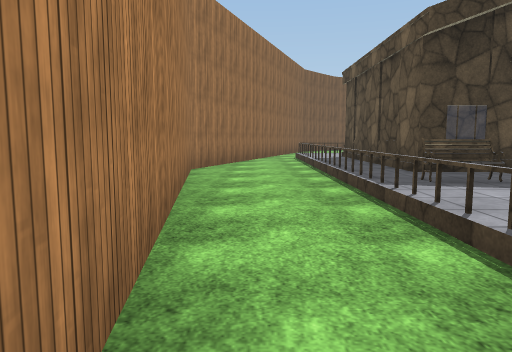
view 1 (above)

17 first-person views from a walk through a Unity game level. The camera is 1.3 m above the floor, tilts 6° down and sees 70° across. The floor is counted in squares, 2 m on a side. Each view is taken from the middle of a square. On the plan, view 1 faces up. The plan holds only what a view shows up to about 11 squares ahead; the rest is blank. The place goes on beyond the plan. The player character is not drawn. Some animated figures are left out. Some surface patterns are stand-ins.

view 2
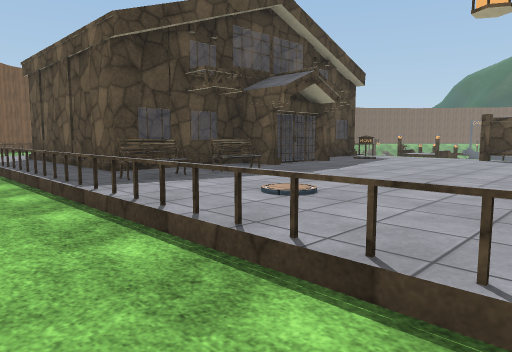

view 3
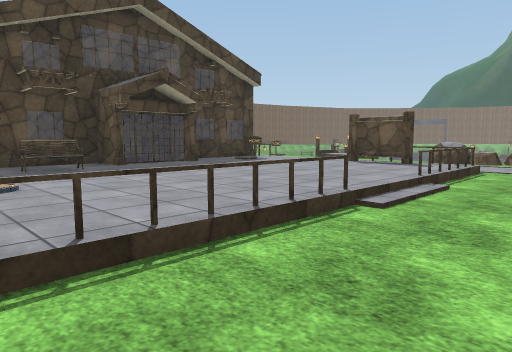

view 4
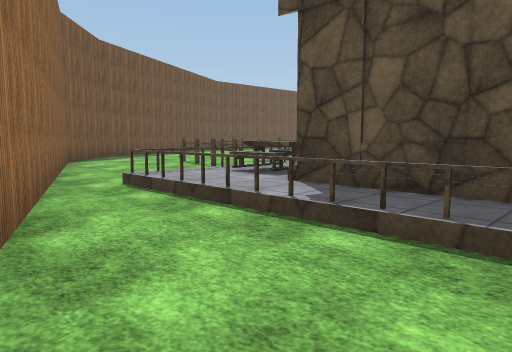

view 5
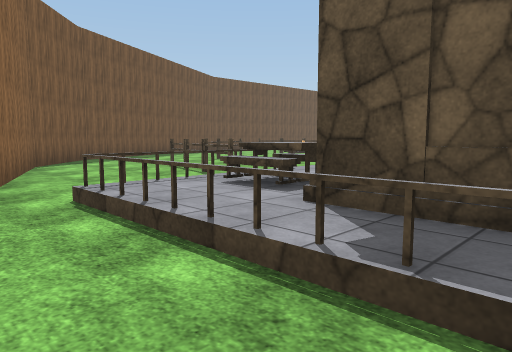

view 6
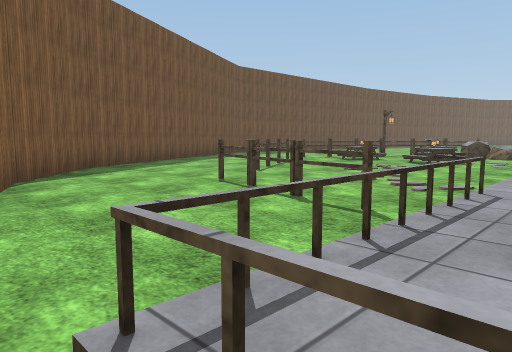

view 7
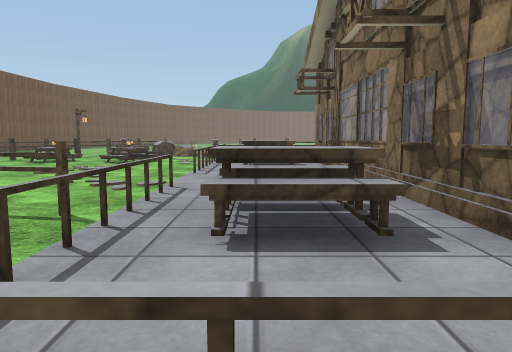

view 8
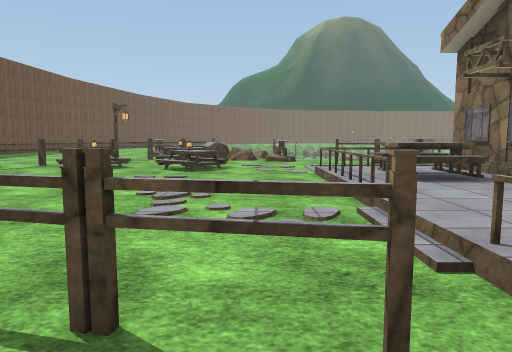

view 9
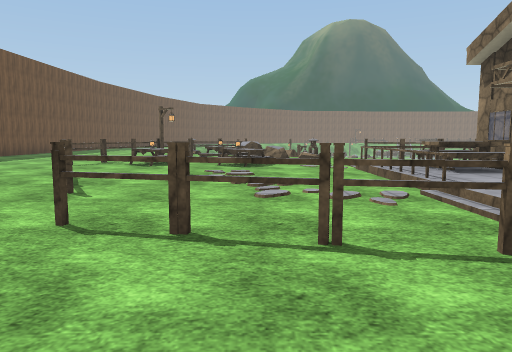

view 10
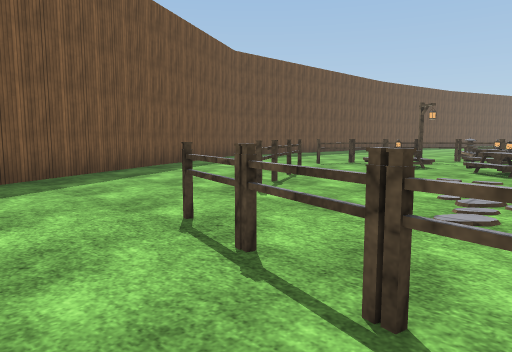

view 11
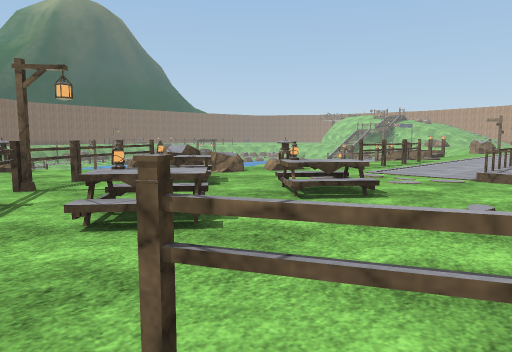

view 12
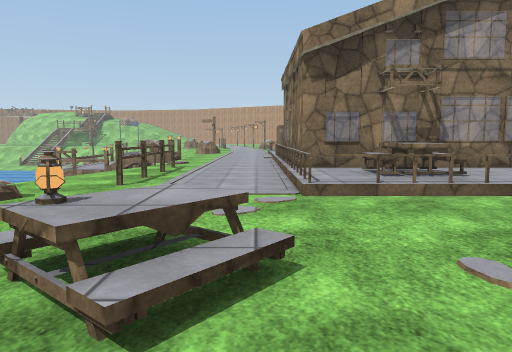

view 13
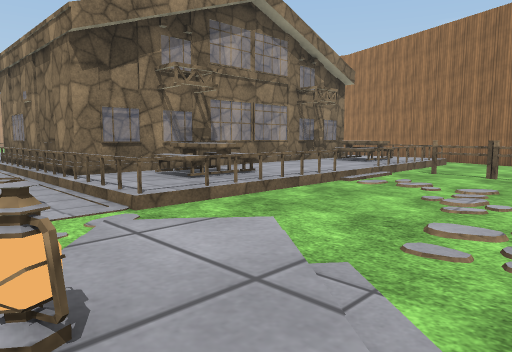

view 14
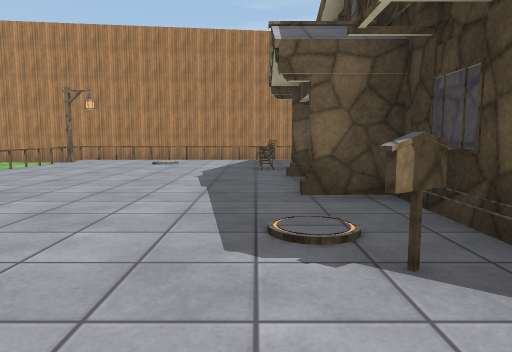

view 15
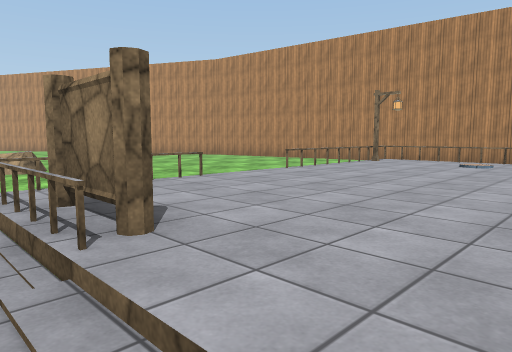

view 16
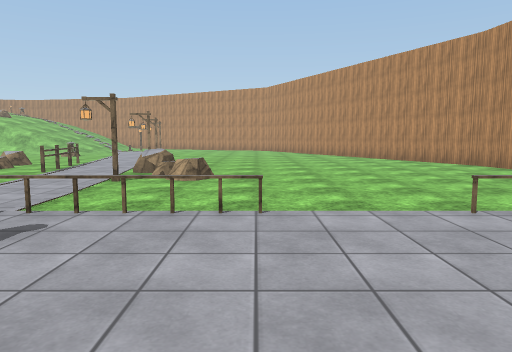

view 17
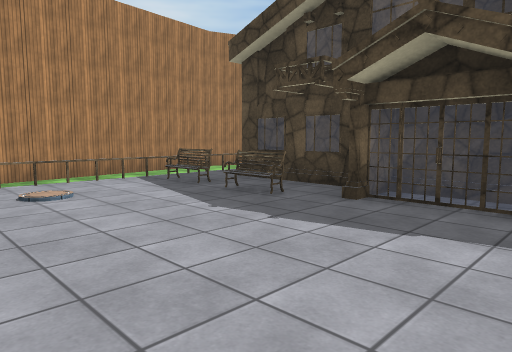

### Floor plan
Key: @ floor where view 1 was taken; # wall or solid block; x gap in a wall; . main floor; : floor 0.25 m higher than the main floor; + floor 0.5 m higher than the main floor; / step, stairs or slope; = window, fence, low wall or low ledge; ^ raised ledge; T thing the floor can be seen under or through.
Columns run from 2 left of view 1 to 16 right of it. Each row starts with its distance up from view 1.
 22           ###
 21         ###.  ..
 20       ###........
 19      ##..........
 18     ##.......#=
 17    ##....##..=.#...
 16    #....#..../..#./
 15    #.......//./=#.
 14   ##..T.....=/./^
 13   #...T...... .==
 12   #.=.=/=#.=...=/
 11  ##.+^++++^+..#.
 10  #..++++++++..#.
  9 ##..+====###..#/
  8 #...+#     #..#/
  7 #...+#     =..:
  6 #...+==  ###...
  5 ##..+++#=++#...
  4  #..=+=+++++.
  3  #..++++++++.
  2  #..+++++++#.
  1  #..+++++++x. ^
  0  #@.###=/=#=..=
 -1  #  .........
 -2   #...........
 -3   #...........
 -4     ......^.#..
 -5    ........^....
 -6   #........=..#.
 -7   #........ ..#./
 -8   ##....... #.#.=

Positions as (right, up) in squares from view 1, and headings:
1: (0, 0), facing up
2: (0, 0), facing up-right
3: (2, -2), facing up-right
4: (-1, 7), facing up-right
5: (0, 8), facing up-right
6: (1, 11), facing up-right
7: (1, 11), facing right
8: (3, 13), facing right
9: (2, 14), facing right
10: (3, 13), facing up-right
11: (8, 18), facing down-right
12: (10, 16), facing down
13: (11, 15), facing down-left
14: (10, 4), facing left
15: (10, 4), facing down-left
16: (7, 3), facing down
17: (7, 1), facing up-left
